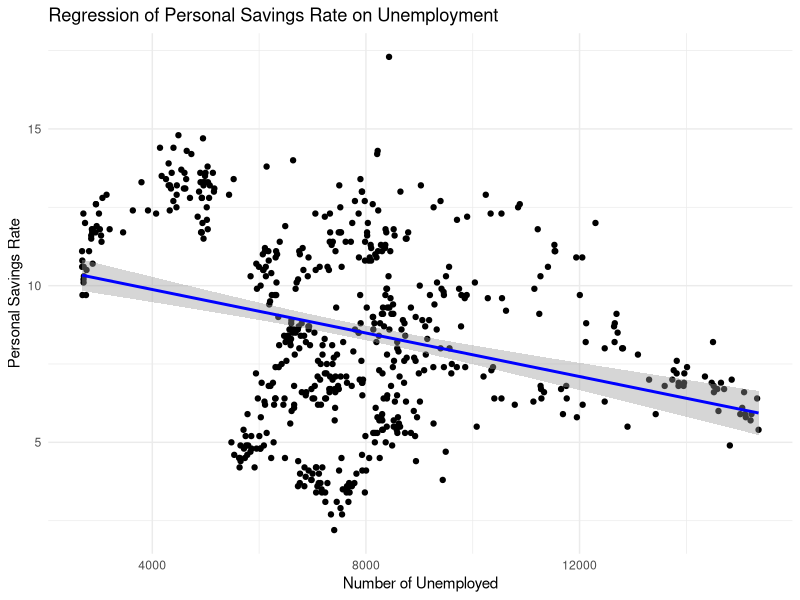
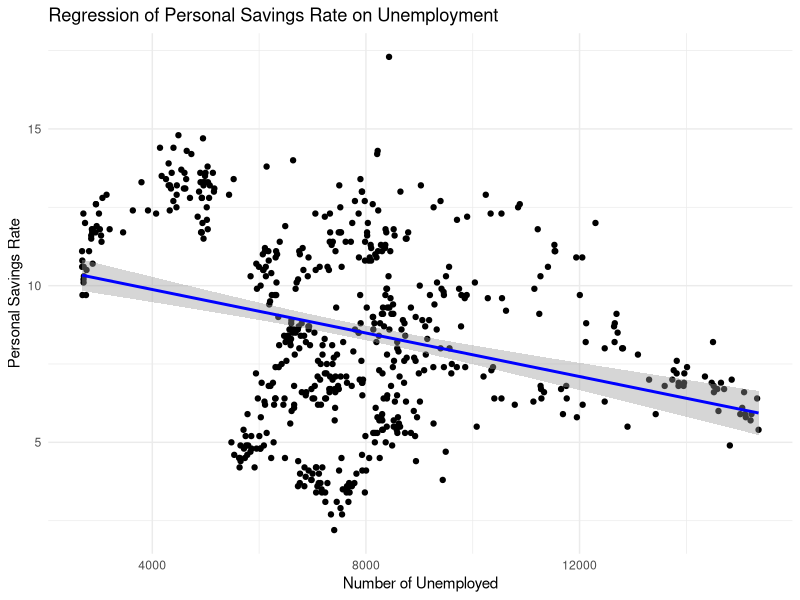

These charts were generated, in order, by the following R code: (Note: this script raises an error after producing the figures.)
# Install required packages if not already installed
# install.packages("ggplot2")
# install.packages("xts")
# install.packages("rstudioapi")

# Load necessary libraries
library(ggplot2)
library(xts)
library(rstudioapi)

# Set the working directory to the folder where the current R script is located
setwd(dirname(getActiveDocumentContext()$path))

# Load the built-in 'economics' dataset
data("economics")

# Explore the structure of the dataset
str(economics)

# Select personal savings rate and number of unemployed as variables
data <- economics[, c("psavert", "unemploy")]

# Build a simple regression model
model <- lm(psavert ~ unemploy, data = data)

# View the summary of the model
summary(model)

# Create a scatter plot with regression line
plot1 <- ggplot(data, aes(x = unemploy, y = psavert)) +
  geom_point() +
  geom_smooth(method = "lm", col = "blue") +
  labs(title = "Regression of Personal Savings Rate on Unemployment",
       x = "Number of Unemployed",
       y = "Personal Savings Rate") +
  theme_minimal()

# Display the plot
print(plot1)

# Save the plot as a PNG file in the same folder
ggsave("regression_plot.png", plot = plot1, width = 8, height = 6) 



# Multivariate regression 
data("economics")
# Construct the multivariate regression model
model <- lm(psavert ~ pce + pop + uempmed + unemploy, data = economics)
# View the model summary
summary(model)

# Calculate VIF
vif_values <- vif(model)
print(vif_values)


# Construct a new multivariate regression model
model <- lm(psavert ~ pop + uempmed, data = economics)

# View the model summary
summary(model)

# Variance Inflation Factor
vif(model)
